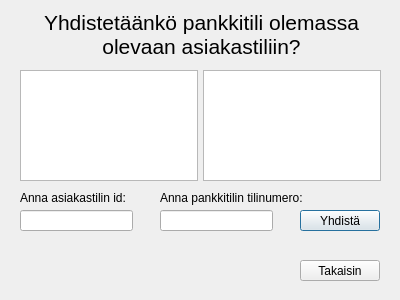
<?xml version="1.0" encoding="UTF-8"?>
<ui version="4.0">
 <class>PankkitilinYhdistaminenAsiakastiliin</class>
 <widget class="QDialog" name="PankkitilinYhdistaminenAsiakastiliin">
  <property name="geometry">
   <rect>
    <x>0</x>
    <y>0</y>
    <width>400</width>
    <height>300</height>
   </rect>
  </property>
  <property name="windowTitle">
   <string>Dialog</string>
  </property>
  <widget class="QLabel" name="label">
   <property name="geometry">
    <rect>
     <x>16</x>
     <y>10</y>
     <width>371</width>
     <height>61</height>
    </rect>
   </property>
   <property name="font">
    <font>
     <pointsize>16</pointsize>
    </font>
   </property>
   <property name="text">
    <string>Yhdistetäänkö pankkitili olemassa olevaan asiakastiliin?</string>
   </property>
   <property name="alignment">
    <set>Qt::AlignHCenter|Qt::AlignTop</set>
   </property>
   <property name="wordWrap">
    <bool>true</bool>
   </property>
  </widget>
  <widget class="QLabel" name="label_2">
   <property name="geometry">
    <rect>
     <x>20</x>
     <y>190</y>
     <width>181</width>
     <height>16</height>
    </rect>
   </property>
   <property name="text">
    <string>Anna asiakastilin id:</string>
   </property>
  </widget>
  <widget class="QLineEdit" name="leAsiakasId">
   <property name="geometry">
    <rect>
     <x>20</x>
     <y>210</y>
     <width>113</width>
     <height>21</height>
    </rect>
   </property>
  </widget>
  <widget class="QPushButton" name="btnYhdista">
   <property name="geometry">
    <rect>
     <x>300</x>
     <y>210</y>
     <width>80</width>
     <height>21</height>
    </rect>
   </property>
   <property name="text">
    <string>Yhdistä</string>
   </property>
  </widget>
  <widget class="QPushButton" name="btnTakaisin">
   <property name="geometry">
    <rect>
     <x>300</x>
     <y>260</y>
     <width>80</width>
     <height>21</height>
    </rect>
   </property>
   <property name="text">
    <string>Takaisin</string>
   </property>
  </widget>
  <widget class="QTextBrowser" name="tbPankkitiliInfo">
   <property name="geometry">
    <rect>
     <x>203</x>
     <y>70</y>
     <width>178</width>
     <height>111</height>
    </rect>
   </property>
  </widget>
  <widget class="QLineEdit" name="leTilinumero">
   <property name="geometry">
    <rect>
     <x>160</x>
     <y>210</y>
     <width>113</width>
     <height>21</height>
    </rect>
   </property>
  </widget>
  <widget class="QLabel" name="label_3">
   <property name="geometry">
    <rect>
     <x>160</x>
     <y>190</y>
     <width>181</width>
     <height>16</height>
    </rect>
   </property>
   <property name="text">
    <string>Anna pankkitilin tilinumero:</string>
   </property>
  </widget>
  <widget class="QTextBrowser" name="tbAsiakasInfo">
   <property name="geometry">
    <rect>
     <x>20</x>
     <y>70</y>
     <width>178</width>
     <height>111</height>
    </rect>
   </property>
  </widget>
  <widget class="QLabel" name="labelInfo">
   <property name="geometry">
    <rect>
     <x>20</x>
     <y>250</y>
     <width>261</width>
     <height>20</height>
    </rect>
   </property>
   <property name="text">
    <string/>
   </property>
   <property name="alignment">
    <set>Qt::AlignRight|Qt::AlignTrailing|Qt::AlignVCenter</set>
   </property>
  </widget>
 </widget>
 <resources/>
 <connections/>
</ui>
